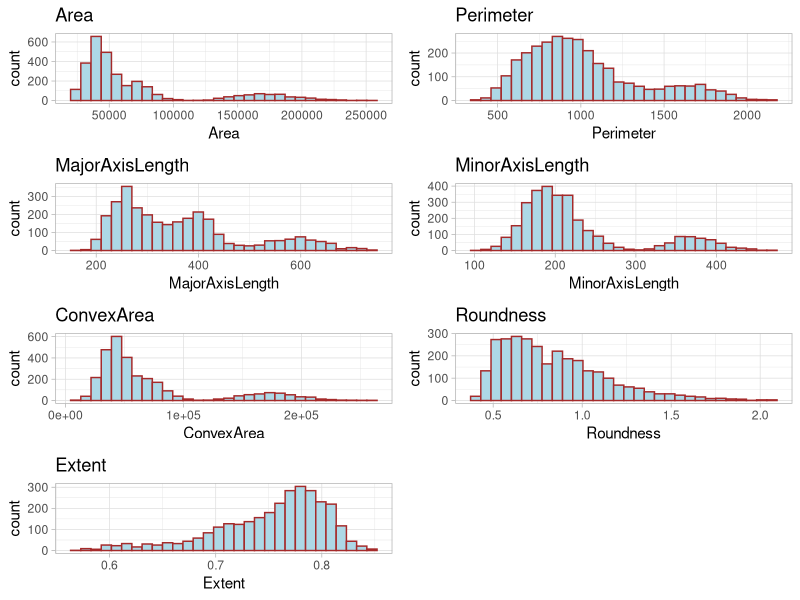
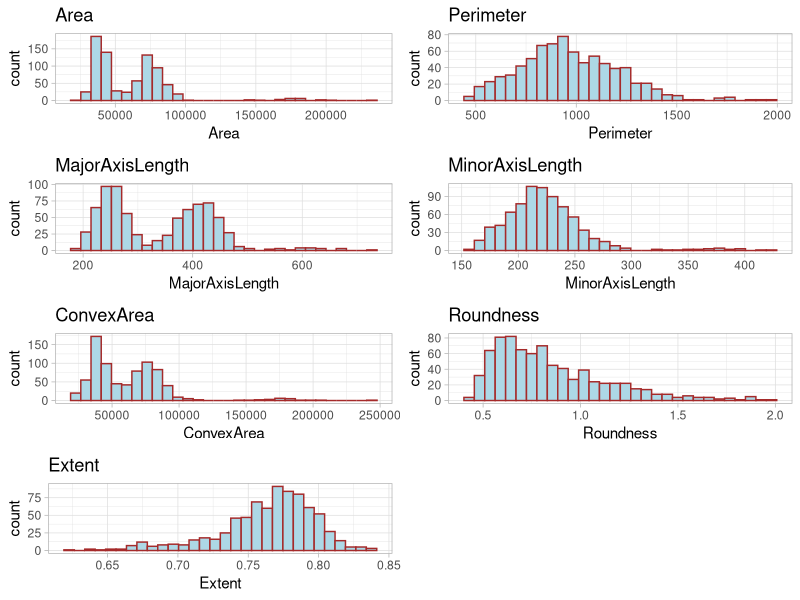
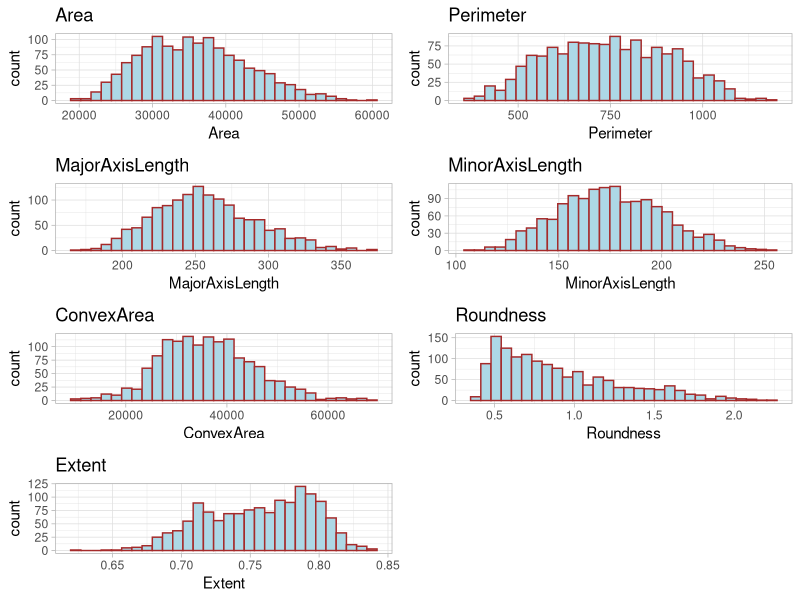
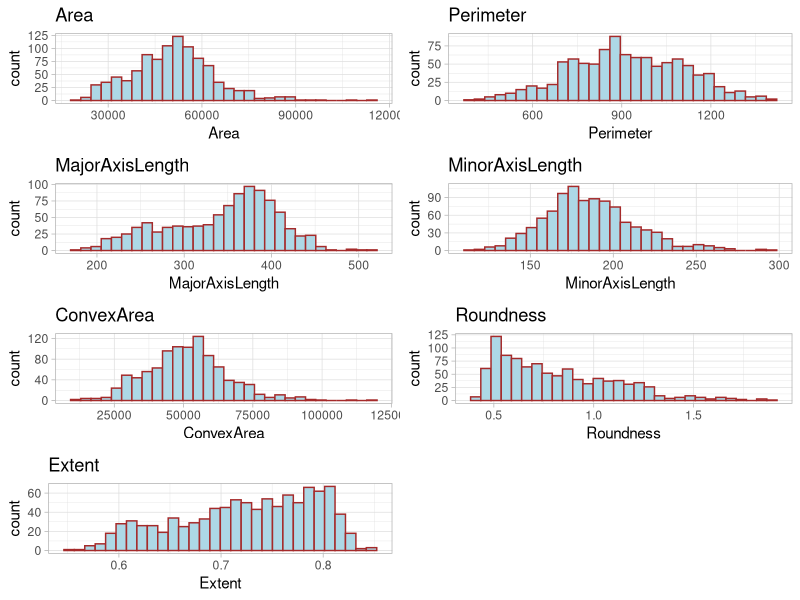
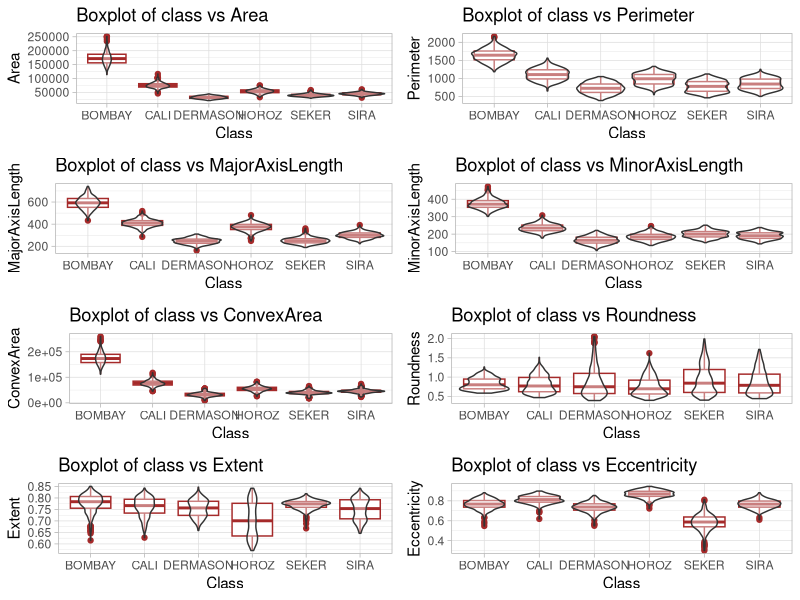
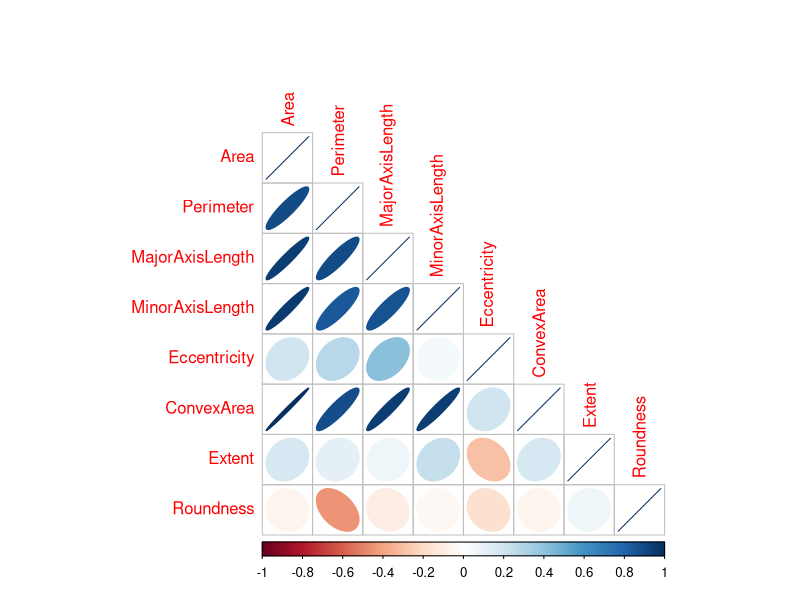
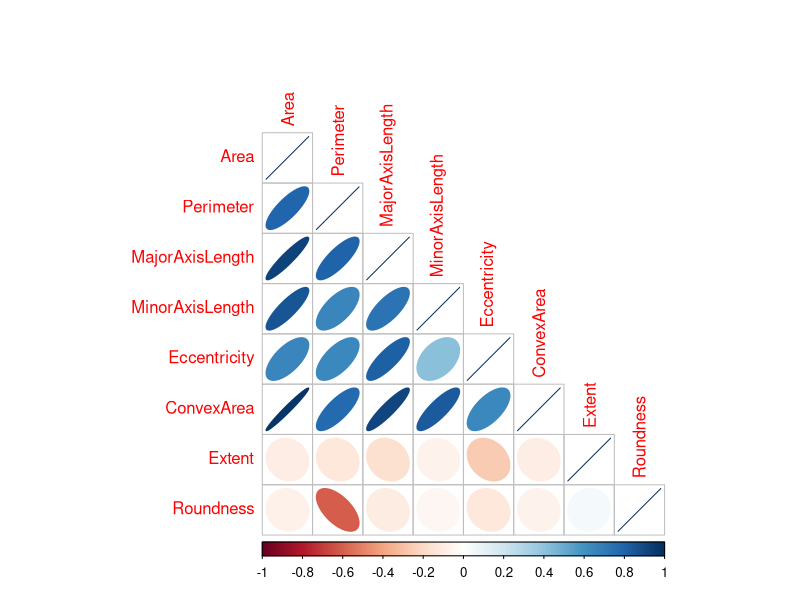
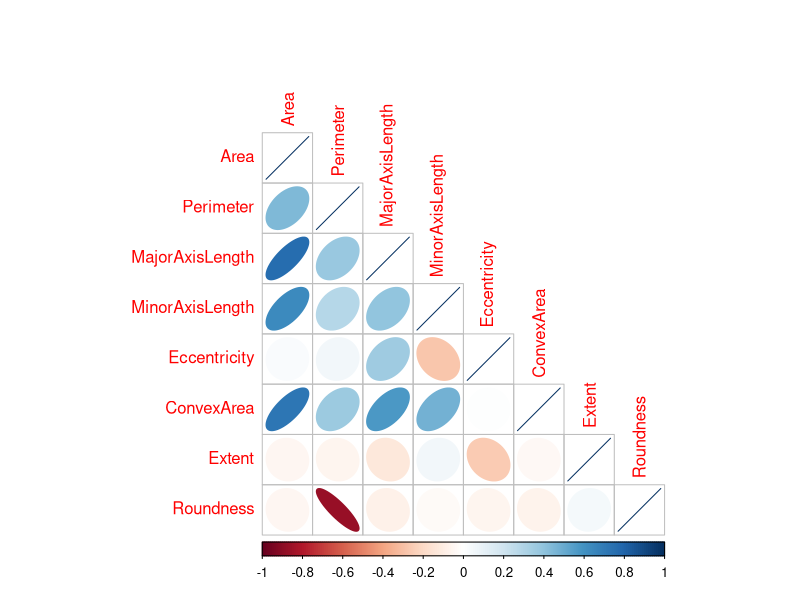

R code for these plots, in order:
## ---- chunk 1
knitr::opts_chunk$set(message=F,warning=F,echo=F,cache = F)
knitr::opts_chunk$set(out.extra = "")

## ---- chunk 2
## Library
library(ggplot2)
library(corrplot)
library(kableExtra)
library(gridExtra)
library(psych)
library(dplyr)

theme_set(theme_light())
## ---- chunk 3
labeled <- read.csv('labeled.csv') %>% dplyr::select(-X)%>%mutate(Class=as.factor(Class))
sampA <- read.csv('samp.A.csv')%>% dplyr::select(-X)
sampB <- read.csv('samp.B.csv')%>% dplyr::select(-X)
sampC <- read.csv('samp.C.csv')%>% dplyr::select(-X)

#set up a new variable 'Roundness'
#Roundness = 4*Area*pi/(perimeter)^2 (refer to the dry bean paper)
labeled$Roundness <- 4*pi*labeled$Area/(labeled$Perimeter)^2
sampA$Roundness <- 4*pi*sampA$Area/(sampA$Perimeter)^2
sampB$Roundness <- 4*pi*sampB$Area/(sampB$Perimeter)^2
sampC$Roundness <- 4*pi*sampC$Area/(sampC$Perimeter)^2

##check for duplicate rows
#dup.rows = sum(labeled%>%duplicated(), sampA%>%duplicated(), sampB%>%duplicated(),sampC%>%duplicated())
#
##Statistics summary
#kable(summary(labeled), caption = 'Statistic summary table of labeled dataset')
#kable(summary(sampA), caption = 'Statistic summary table of sampleA dataset')
#kable(summary(sampB), caption = 'Statistic summary table of sampleB dataset')
#kable(summary(sampC), caption = 'Statistic summary table of sampleC dataset')
## ---- chunk 4

summary.stats <- round(as.data.frame((labeled[,-8])%>%psych::describe())%>%dplyr::select(n,mean, sd, median, min, max, range, se), 3)

library(kableExtra)
kable(summary.stats, caption="Statistical distribution of features of dry beans varieties(in pixels)", format="pandoc")%>%kable_styling(latex_option=c("hold_position"), full_width = F)%>%kable_classic(html_font = "Cambria")
## ---- chunk 5
summary.stats.A <- round(as.data.frame((sampA)%>%psych::describe())%>%dplyr::select(n,mean, sd, median, min, max, range), 3)
kable(summary.stats.A, caption="Statistical distribution of features of dry beans varieties(in pixels) - Sample A", format="pandoc")%>%kable_styling(latex_option=c("hold_position"), full_width = F)%>%kable_classic(html_font = "Cambria")
## ---- chunk 6
summary.stats.B <- round(as.data.frame((sampB)%>%psych::describe())%>%dplyr::select(n,mean, sd, median, min, max, range), 3)
kable(summary.stats.B, caption="Statistical distribution of features of dry beans varieties(in pixels) - Sample B", format="pandoc")%>%kable_styling(latex_option=c("hold_position"), full_width = F)%>%kable_classic(html_font = "Cambria")
## ---- chunk 7
summary.stats.C <- round(as.data.frame((sampC)%>%psych::describe())%>%dplyr::select(n,mean, sd, median, min, max, range), 3)
kable(summary.stats.C, caption="Statistical distribution of features of dry beans varieties(in pixels) - Sample C", format="pandoc")%>%kable_styling(latex_option=c("hold_position"), full_width = F)%>%kable_classic(html_font = "Cambria")
## ---- chunk 8
var.tab1 <- labeled%>%group_by(Class)%>% summarize(Var.Area=sd(Area),
                                       Var.Perimeter=var(Perimeter), var.Maj.Axis.=var(MajorAxisLength), var.Min.Axis.=var(MinorAxisLength), var.Eccentricity=min(Eccentricity))

var.tab2 <- labeled%>%group_by(Class)%>% summarize(var.ConvexArea=max(ConvexArea), var.Extent=max(Extent), var.Roundness=max(Roundness))

kable(var.tab1, caption = "Variance of distribution", format = "pandoc")%>%kable_styling(latex_option=c("hold_position"), full_width = F)%>%kable_classic(html_font = "Cambria")
## ---- chunk 9
kable(var.tab2, caption = "Variance of distribution", format = "pandoc")%>%kable_styling(latex_option=c("hold_position"), full_width = F)%>%kable_classic(html_font = "Cambria")
## ---- chunk 10

classes <- c("BOMBAY", "CALI", "DERMASON", "HOROZ", "SEKER", "SIRA")

price.per.1b <- c("$5.56", "$6.02", "$1.98", "$2.43", "$2.72", "$5.40")

price.per.pound <- c(5.56, 6.02, 1.98, 2.43, 2.72, 5.40)
names(price.per.pound) <- classes

grams.per.seed <- c(1.92, 0.61, 0.28, 0.52, 0.49, 0.38)
names(grams.per.seed) <- classes

grams.per.pound <- 453.592

price.per.seed <- round(((price.per.pound*grams.per.seed)/grams.per.pound),6)

price.weight.data <-  cbind(price.per.1b, grams.per.seed, price.per.seed)

kable(price.weight.data, col.names=c("price per pound", "grams per seed", "price per seed"), caption="distribution of types of dry beans and prices per seed",format = "pandoc")
## ---- chunk 11
grid.arrange(
labeled%>%ggplot() + geom_histogram(aes(x=Area), fill="light blue", col="brown")+ labs(title = "Area"),
labeled%>%ggplot() + geom_histogram(aes(x=Perimeter), fill="light blue", col="brown")+ labs(title = "Perimeter"),
labeled%>%ggplot() + geom_histogram(aes(x=MajorAxisLength), fill="light blue", col="brown")+ labs(title = "MajorAxisLength"),
labeled%>%ggplot() + geom_histogram(aes(x=MinorAxisLength), fill="light blue", col="brown")+ labs(title = "MinorAxisLength"),
labeled%>%ggplot() + geom_histogram(aes(x=ConvexArea), fill="light blue", col="brown")+ labs(title = "ConvexArea"),
labeled%>%ggplot() + geom_histogram(aes(x=Roundness), fill="light blue", col="brown")+ labs(title = "Roundness"),
labeled%>%ggplot() + geom_histogram(aes(x=Extent), fill="light blue", col="brown")+ labs(title = "Extent"),ncol=2)
## ---- chunk 12
grid.arrange(
sampA%>%ggplot() + geom_histogram(aes(x=Area), fill="light blue", col="brown")+ labs(title = "Area"),
sampA%>%ggplot() + geom_histogram(aes(x=Perimeter), fill="light blue", col="brown")+ labs(title = "Perimeter"),
sampA%>%ggplot() + geom_histogram(aes(x=MajorAxisLength), fill="light blue", col="brown")+ labs(title = "MajorAxisLength"),
sampA%>%ggplot() + geom_histogram(aes(x=MinorAxisLength), fill="light blue", col="brown")+ labs(title = "MinorAxisLength"),
sampA%>%ggplot() + geom_histogram(aes(x=ConvexArea), fill="light blue", col="brown")+ labs(title = "ConvexArea"),
sampA%>%ggplot() + geom_histogram(aes(x=Roundness), fill="light blue", col="brown")+ labs(title = "Roundness"),
sampA%>%ggplot() + geom_histogram(aes(x=Extent), fill="light blue", col="brown")+ labs(title = "Extent"),ncol=2)
## ---- chunk 13
grid.arrange(
sampB%>%ggplot() + geom_histogram(aes(x=Area), fill="light blue", col="brown")+ labs(title = "Area"),
sampB%>%ggplot() + geom_histogram(aes(x=Perimeter), fill="light blue", col="brown")+ labs(title = "Perimeter"),
sampB%>%ggplot() + geom_histogram(aes(x=MajorAxisLength), fill="light blue", col="brown")+ labs(title = "MajorAxisLength"),
sampB%>%ggplot() + geom_histogram(aes(x=MinorAxisLength), fill="light blue", col="brown")+ labs(title = "MinorAxisLength"),
sampB%>%ggplot() + geom_histogram(aes(x=ConvexArea), fill="light blue", col="brown")+ labs(title = "ConvexArea"),
sampB%>%ggplot() + geom_histogram(aes(x=Roundness), fill="light blue", col="brown")+ labs(title = "Roundness"),
sampB%>%ggplot() + geom_histogram(aes(x=Extent), fill="light blue", col="brown")+ labs(title = "Extent"),ncol=2)
## ---- chunk 14
grid.arrange(
sampC%>%ggplot() + geom_histogram(aes(x=Area), fill="light blue", col="brown")+ labs(title = "Area"),
sampC%>%ggplot() + geom_histogram(aes(x=Perimeter), fill="light blue", col="brown")+ labs(title = "Perimeter"),
sampC%>%ggplot() + geom_histogram(aes(x=MajorAxisLength), fill="light blue", col="brown")+ labs(title = "MajorAxisLength"),
sampC%>%ggplot() + geom_histogram(aes(x=MinorAxisLength), fill="light blue", col="brown")+ labs(title = "MinorAxisLength"),
sampC%>%ggplot() + geom_histogram(aes(x=ConvexArea), fill="light blue", col="brown")+ labs(title = "ConvexArea"),
sampC%>%ggplot() + geom_histogram(aes(x=Roundness), fill="light blue", col="brown")+ labs(title = "Roundness"),
sampC%>%ggplot() + geom_histogram(aes(x=Extent), fill="light blue", col="brown")+ labs(title = "Extent"),ncol=2)
## ---- chunk 15
library(gridExtra)
grid.arrange(
labeled%>%group_by(Class)%>%ggplot() + geom_boxplot(aes(x=Class, y=Area), col="brown")  + labs(title = "Boxplot of class vs Area") + geom_violin(aes(x=Class, y=Area), alpha=0.4),
labeled%>%group_by(Class)%>%ggplot() + geom_boxplot(aes(x=Class, y=Perimeter), col="brown") + labs(title = "Boxplot of class vs Perimeter") + geom_violin(aes(x=Class, y=Perimeter), alpha=0.4),
labeled%>%group_by(Class)%>%ggplot() + geom_boxplot(aes(x=Class, y=MajorAxisLength), col="brown") + labs(title = "Boxplot of class vs MajorAxisLength") + geom_violin(aes(x=Class, y=MajorAxisLength), alpha=0.4),
labeled%>%group_by(Class)%>%ggplot() + geom_boxplot(aes(x=Class, y=MinorAxisLength), col="brown") + labs(title = "Boxplot of class vs MinorAxisLength") + geom_violin(aes(x=Class, y=MinorAxisLength), alpha=0.4),
labeled%>%group_by(Class)%>%ggplot() + geom_boxplot(aes(x=Class, y=ConvexArea), col="brown") + labs(title = "Boxplot of class vs ConvexArea") + geom_violin(aes(x=Class, y=ConvexArea), alpha=0.4),
labeled%>%group_by(Class)%>%ggplot() + geom_boxplot(aes(x=Class, y=Roundness), col="brown") + labs(title = "Boxplot of class vs Roundness") + geom_violin(aes(x=Class, y=Roundness), alpha=0.4),
labeled%>%group_by(Class)%>%ggplot() + geom_boxplot(aes(x=Class, y=Extent), col="brown") + labs(title = "Boxplot of class vs Extent") + geom_violin(aes(x=Class, y=Extent), alpha=0.4),
labeled%>%group_by(Class)%>%ggplot() + geom_boxplot(aes(x=Class, y=Eccentricity), col="brown") + labs(title = "Boxplot of class vs Eccentricity") +geom_violin(aes(x=Class, y=Eccentricity), alpha=0.4),ncol=2)
## ---- chunk 16
corrplot(cor(labeled%>% dplyr::select(-Class)), method = 'ellipse', type = "lower")
## ---- chunk 17
corrplot(cor(sampA), method = 'ellipse', type = "lower")
## ---- chunk 18
corrplot(cor(sampB), method = 'ellipse', type = "lower")
## ---- chunk 19
corrplot(cor(sampC), method = 'ellipse', type = "lower")
## ---- chunk 20
library(GGally)
#labeled%>%filter(Class=="BOMBAY")%>%ggcorr()


par(mfrow=c(2,3))

test <- labeled%>%filter(Class=="BOMBAY")
corrplot(cor(test %>% select(-Class)), method = 'ellipse', type = "lower")

testb <- labeled%>%filter(Class=="CALI")
corrplot(cor(testb %>% select(-Class)), method = 'ellipse', type = "lower")

test <- labeled%>%filter(Class=="DERMASON")
corrplot(cor(test %>% select(-Class)), method = 'ellipse', type = "lower")

test <- labeled%>%filter(Class=="SEKER")
corrplot(cor(test %>% select(-Class)), method = 'ellipse', type = "lower")

test <- labeled%>%filter(Class=="SIRA")
corrplot(cor(test %>% select(-Class)), method = 'ellipse', type = "lower")

test <- labeled%>%filter(Class=="HOROZ")
corrplot(cor(test %>% select(-Class)), method = 'ellipse', type = "lower")
